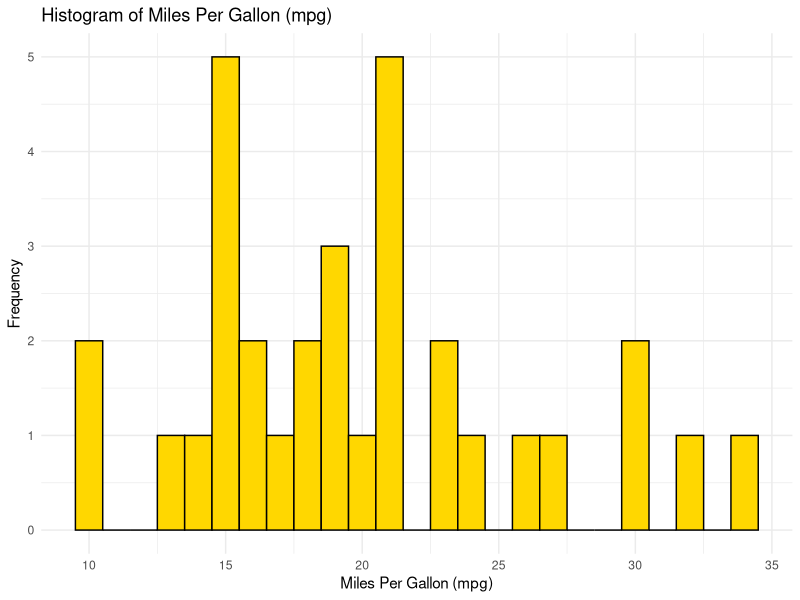
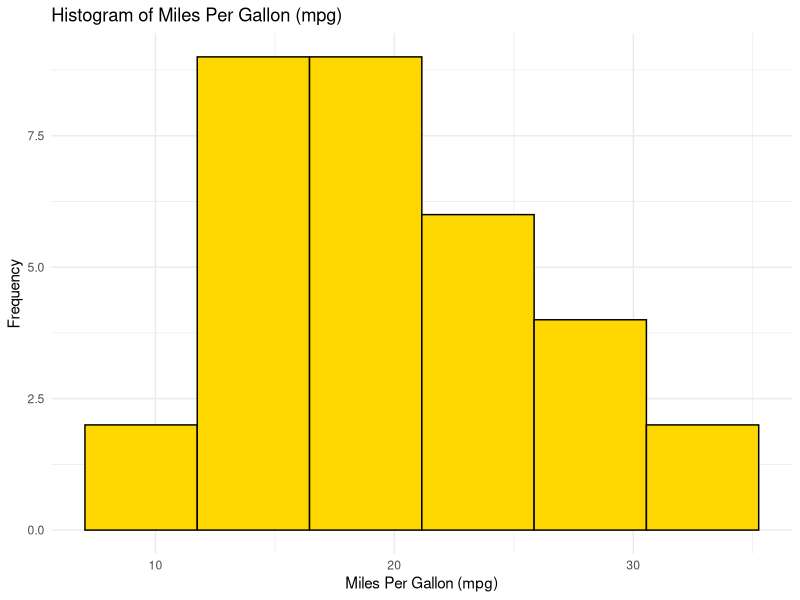
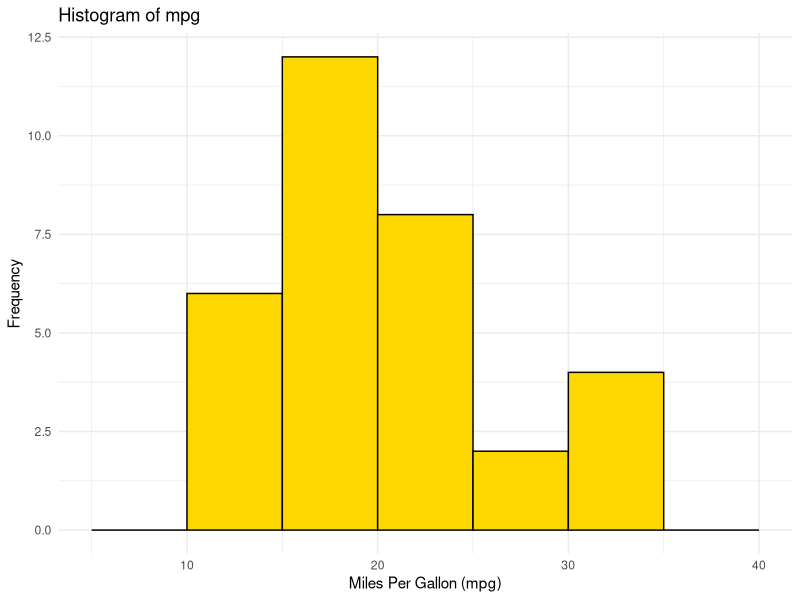
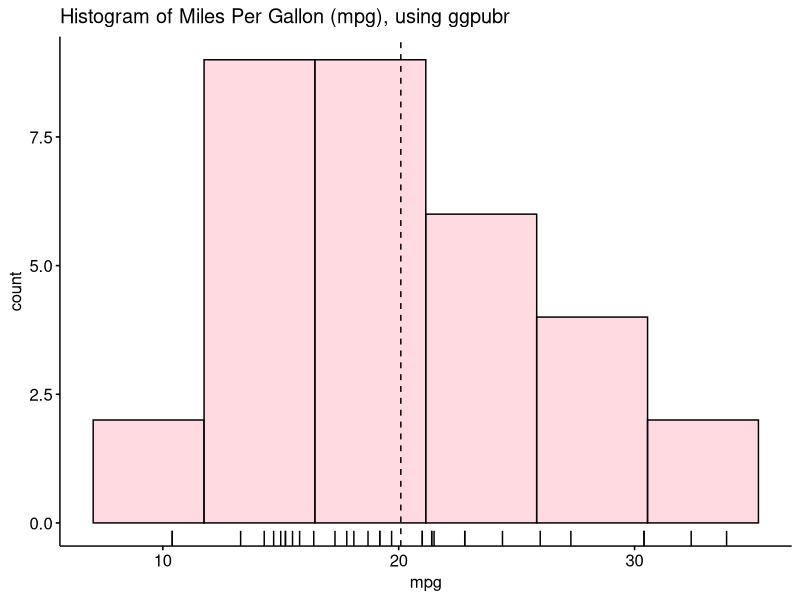
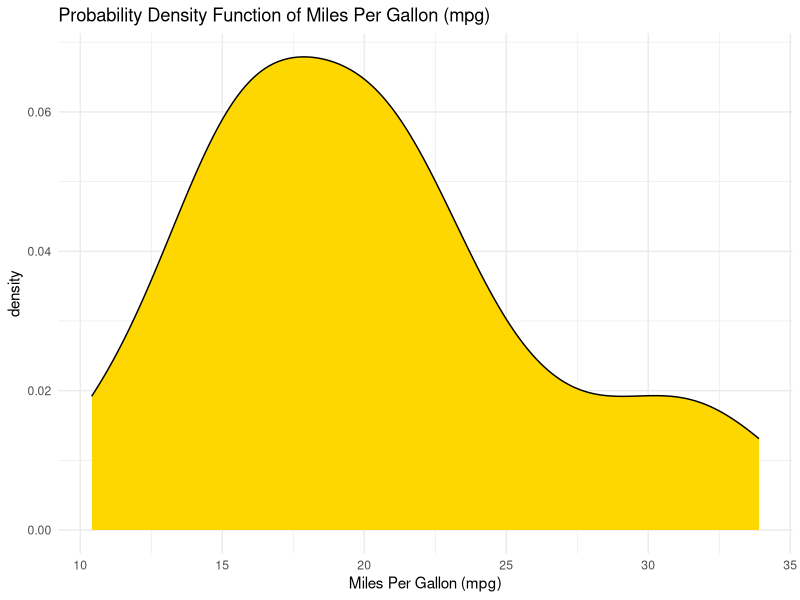
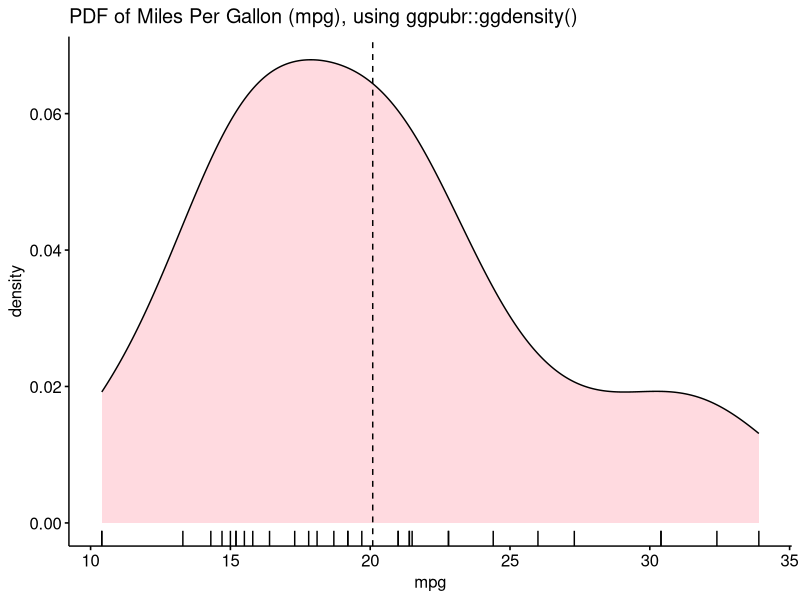
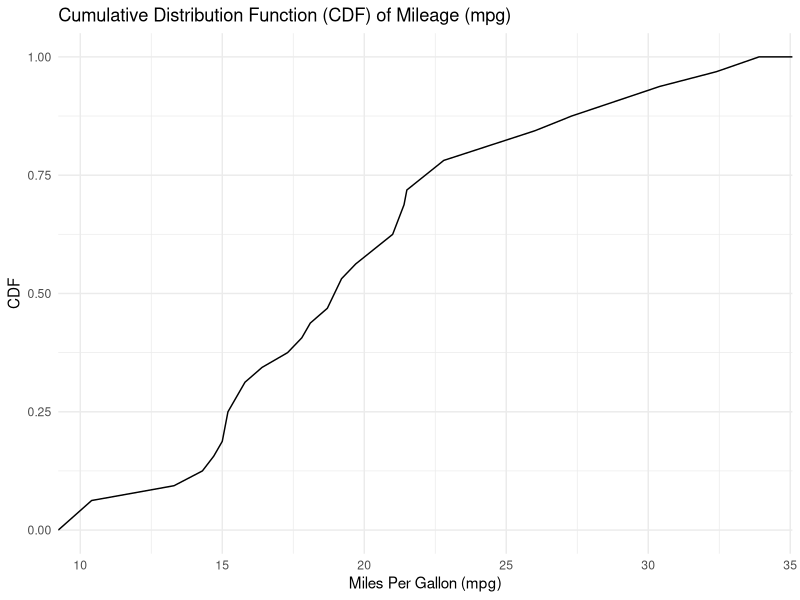
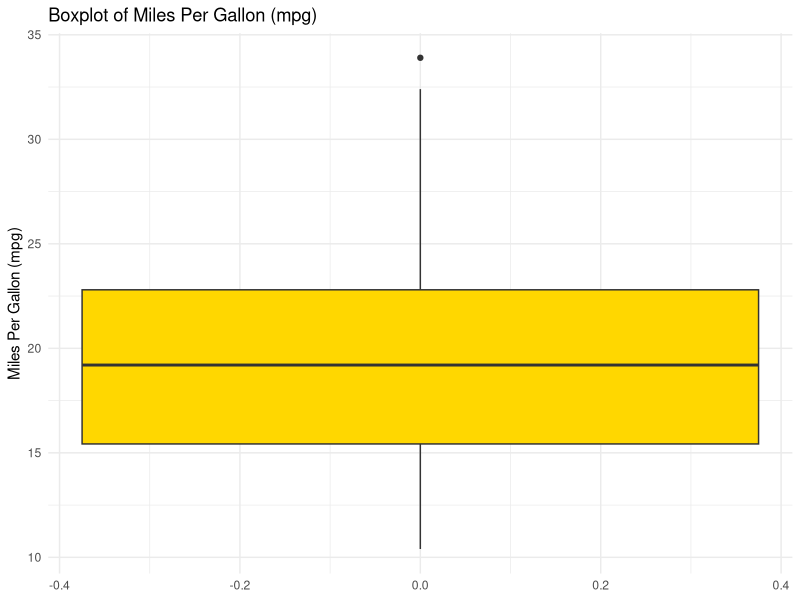

Generate these figures, in order, with R:
## ---- chunk 1
# Load the required libraries, suppressing annoying startup messages
library(tibble) 
suppressPackageStartupMessages(library(dplyr))
# Read the mtcars dataset into a tibble called tb
data(mtcars)
tb <- as_tibble(mtcars)
attach(tb)
# Convert several numeric columns into factor variables
tb$cyl <- as.factor(tb$cyl)
tb$vs <- as.factor(tb$vs)
tb$am <- as.factor(tb$am)
tb$gear <- as.factor(tb$gear)
## ---- chunk 2
library(dplyr)
library(ggthemes)
library(ggplot2)
## ---- chunk 3
ggplot(tb, 
       aes(x = mpg)) +
  geom_histogram(binwidth = 1, 
                 fill = "gold", 
                 color = "black") +
  theme_minimal() +
  labs(title = "Histogram of Miles Per Gallon (mpg)", 
       x = "Miles Per Gallon (mpg)", y = "Frequency")

## ---- chunk 4
ggplot(tb, 
       aes(x = mpg)) +
  geom_histogram(bins = 6, 
                 fill = "gold", 
                 color = "black") +
  theme_minimal() +
  labs(title = "Histogram of Miles Per Gallon (mpg)", x = "Miles Per Gallon (mpg)", y = "Frequency")

## ---- chunk 5
ggplot(tb, 
       aes(x = mpg)) +
  geom_histogram(breaks = seq(5, 40, by = 5), 
                 fill = "gold", 
                 color = "black") +
  theme_minimal() +
  labs(title = "Histogram of mpg", x = "Miles Per Gallon (mpg)", y = "Frequency")
## ---- chunk 6
library(ggpubr)
gghistogram(tb, 
            x = "mpg", 
            add = "mean", 
            bins = 6,
            rug = TRUE, 
            color = "black" ,
            fill = "lightpink",
            title = "Histogram of Miles Per Gallon (mpg), using ggpubr"
)
## ---- chunk 7
ggplot(tb, 
       aes(x = mpg)) +
  geom_density(fill = "gold") +
  theme_minimal() +
  labs(title = "Probability Density Function of Miles Per Gallon (mpg)", 
       x = "Miles Per Gallon (mpg)", y = "density") 
## ---- chunk 8
library(ggpubr)
ggdensity(tb, 
            x = "mpg", 
            add = "mean", 
            rug = TRUE, 
            color = "black" ,
            fill = "lightpink",
            title = "PDF of Miles Per Gallon (mpg), using ggpubr::ggdensity()"
)
## ---- chunk 9
# Load required library
library(ggplot2)
# Create a CDF plot
ggplot(tb, aes(x = mpg)) +
  stat_ecdf(geom = "line", color = "black") +
  labs(x = "Miles Per Gallon (mpg)", y = "CDF", 
       title = "Cumulative Distribution Function (CDF) of Mileage (mpg)") +
  theme_minimal() 
## ---- chunk 10
ggplot(tb, 
       aes(y = mpg)) +
  geom_boxplot(fill = "gold") +
  theme_minimal() +
  labs(title = "Boxplot of Miles Per Gallon (mpg)", 
       y = "Miles Per Gallon (mpg)")
## ---- chunk 11
library(ggpubr)
ggboxplot(tb, 
            y = "mpg", 
            rug = TRUE, 
            color = "black" ,
            fill = "lightpink",
            add = "jitter",
            title = "Boxplot of Miles Per Gallon (mpg), using ggpubr::ggboxplot()"
)
## ---- chunk 12
library(ggplot2)
library(ggbeeswarm)
ggplot(tb, 
       aes(x = 1, y = mpg)) +
  geom_beeswarm() +
  labs(title = "Bee Swarm plot of Miles Per Gallon (mpg)",
       y = "Miles Per Gallon (mpg)") +
  theme_minimal() +
  theme(panel.background = element_rect(fill = 'white'))
## ---- chunk 13
ggplot(tb, 
       aes(x = "", y = mpg)) +
  geom_violin(fill = "gold") +
  labs(x = "", y = "Miles Per Gallon (mpg)", title = "Violin Plot of Miles Per Gallon (mpg)")
## ---- chunk 14
ggplot(tb, aes(x = "", y = mpg)) +
  geom_violin(fill = "gold") +
  geom_boxplot(fill = "skyblue", width = 0.2) +
  labs(x = "", y = "Miles Per Gallon (mpg)", title = "Violin Plot with Boxplot of Miles Per Gallon (mpg)")
## ---- chunk 15
library(ggpubr)
ggviolin(tb, 
            y = "mpg", 
            rug = TRUE, 
            color = "black" ,
            fill = "lightpink",
            add = "boxplot", add.params = list(fill = "white"),
            title = "Violin plot of Miles Per Gallon (mpg), using ggpubr::ggviolin()"
)
## ---- chunk 16
ggplot(tb, 
       aes(sample = mpg)) +
  stat_qq() +
  stat_qq_line() +
  labs(x = "Theoretical Quantiles", y = "Sample Quantiles", title = "Q-Q Plot of Miles Per Gallon (mpg)") +
  theme(panel.background = element_rect(fill = "skyblue")) 
